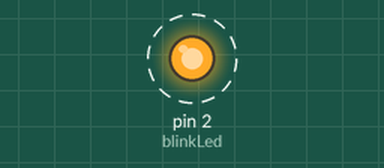
Recording of a sketch running on a simulated Arduino Uno, built with avr-gcc and run on an emulated ATmega328P. Parts: output pins drawn as LEDs (lit = HIGH). Dashed ring = blinking.

Above: at 0.2 s.
Timing chart, 0 to 3.0 s (numbered marks = the images above):
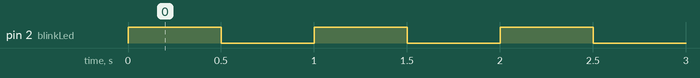

The sketch:

5.BlinkCodeWithDocker.ino
```cpp
int blinkLed = 2;

void setup()
{
	pinMode(blinkLed, OUTPUT);
}

void loop()
{
	digitalWrite(blinkLed, HIGH);
	delay(500);

	digitalWrite(blinkLed, LOW);
	delay(500);
}
```

Measured:
- by itself, pin 2 (blinkLed): alternates HIGH for 0.50 s and LOW for 0.50 s
